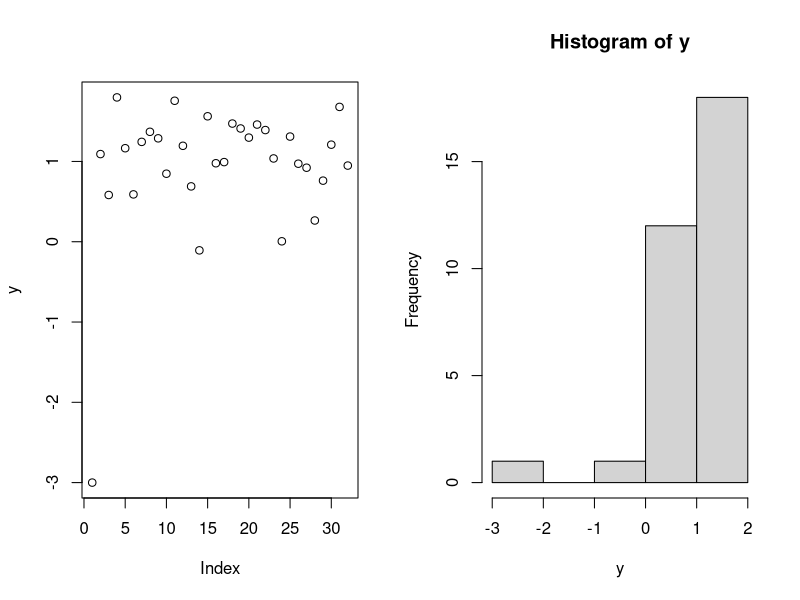

Reproduce this figure in R.
## ---- chunk 1
# Set random seed
set.seed(1)

# Generate some y_{in}
J = 32
y = rnorm(J, mean=1, sd=.5)
y[1] = -3
print(y)

# Plot y_{in}
{
  par(mfrow=c(1,2))
  plot(y)
  hist(y)
  par(mfrow=c(1,1))
}

# Likelihood
d1 <- dnorm(y, mean=1, sd=1)

# Noisy likelihood
d2 <- dnorm(y, mean=0, sd=3)

# Cauchy likelihood
d3 <- dt(y, df=1)

# d4 <- dnorm(y, mean=1, sd=3)

print(prod(d1))
print(prod(d2))
print(prod(d3))
# print(prod(d4))
